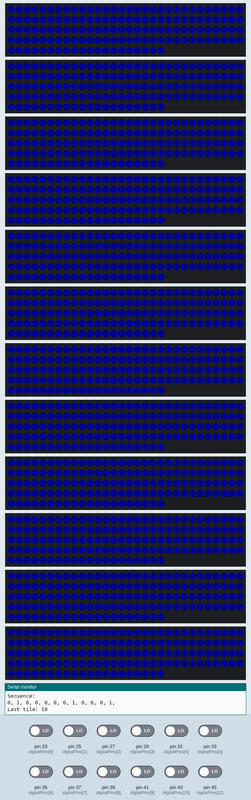
A sketch run on a simulated Arduino Mega 2560, built with avr-gcc and run on an emulated ATmega2560. On the bench: 12 × 140 RGB LEDs in strip order, left to right, continuing on the next row, the last lines printed to the serial monitor. The test bench sets the inputs (shaded band); at power-on: pin 23 (digitalPins[0]), pin 25 (digitalPins[1]), pin 27 (digitalPins[2]), pin 29 (digitalPins[3]), pin 31 (digitalPins[4]), pin 33 (digitalPins[5]), pin 35 (digitalPins[6]), pin 37 (digitalPins[7]), pin 39 (digitalPins[8]), pin 41 (digitalPins[9]), pin 43 (digitalPins[10]), pin 45 (digitalPins[11]) LOW. Dim RGB values are drawn brighter than linear; random numbers use the default seed unless the sketch sets one.

Above: at 0.4 s.
1.3 s: pin 23 (digitalPins[0]) driven HIGH
At 14.3 s:
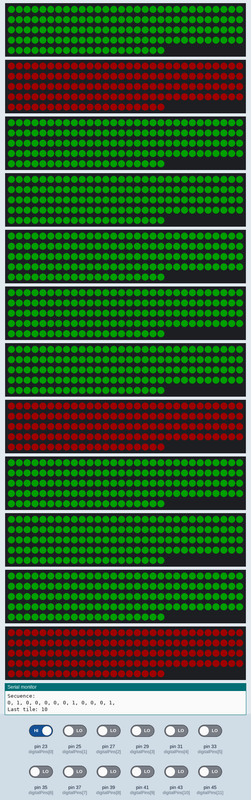
At 19.2 s:
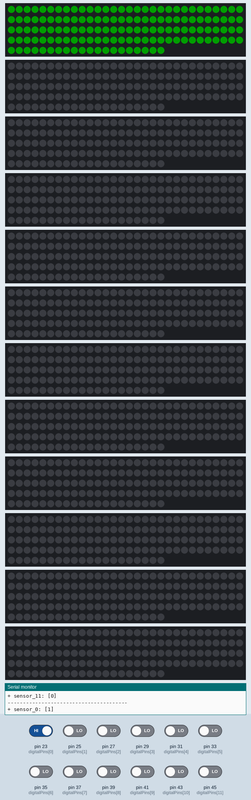
20.1 s: pin 25 (digitalPins[1]) driven HIGH
At 21.0 s:
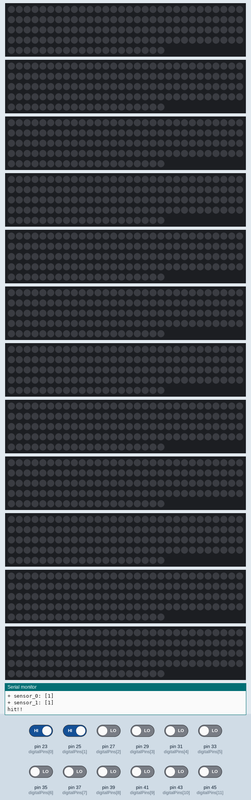
Timing chart, 0 to 23.1 s (numbered marks = the images above; inputs shaded):
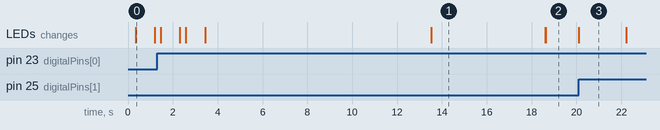

Measured:
- after the input at 20.1 s, the LEDs: change at once (image 3)
- what the display in image 0 shows lasts 0.9 s, from 0.3 s to 1.2 s
- what the display in image 1 shows lasts 5.1 s, from 13.5 s to 18.6 s
- what the display in image 3 shows lasts 2.1 s, from 20.1 s to 22.2 s

The sketch:

squid-game-floor-1-col-A-v3.ino
```cpp
#include <Adafruit_NeoPixel.h>

#define NUM_DIODS 140       // number of LEDs in the strip
#define NUM_TILES 12        // number of tiles
#define MAX_BRIGHT 30       // max brightness for the LEDs (DO NOT TOUCH)
#define STEP_ANIMATION 10   // size of the step for dimming in animations

const bool debug = false;   // activates debug mode (flags, all green, ...)

const int neighborThreshold = 1;
const int loopDelay = 5;

const int ledPins[NUM_TILES] = {2, 3, 4, 5, 6, 7, 8, 9, 10, 11, 12, 13};
const int digitalPins[NUM_TILES] = {23, 25, 27, 29, 31, 33, 35, 37, 39, 41, 43, 45};

// Create an instance of the Adafruit_NeoPixel class
Adafruit_NeoPixel strips[NUM_TILES] = {};

bool secuence[NUM_TILES] = {};
int lastTile = -1;
int lastStep = -1;

int gameState = 0;
bool enableList[NUM_TILES] = {true, true, true, true, true, true, true, true, true, true, true, true};

// Animation functions

void initAnimation()
{
    for (int counter = 0; counter < 3; counter++)
    {

            for (int value = 0; value < MAX_BRIGHT; value += STEP_ANIMATION)
            {
                for (int strip = 0; strip < NUM_TILES; strip++)
                {
                    strips[strip].fill(strips[strip].Color(0, 0, value));
                    strips[strip].show();
                }
            }

            delay(500);

            for (int invValue = MAX_BRIGHT; invValue >= 0; invValue -= STEP_ANIMATION)
            {
                for (int strip = 0; strip < NUM_TILES; strip++)
                {
                    strips[strip].fill(strips[strip].Color(0, 0, invValue));
                    strips[strip].show();
                }
            }
    }
}

void deathAnimation()
{
    for (int counter = 0; counter < 3; counter++)
    {

        for (int value = 0; value < MAX_BRIGHT; value += STEP_ANIMATION)
        {
            for (int strip = 0; strip < NUM_TILES; strip++)
            {
                /* code */
                strips[strip].fill(strips[strip].Color(value, 0, 0));
                strips[strip].show();
            }
        }
        for (int invValue = MAX_BRIGHT; invValue >= 0; invValue -= STEP_ANIMATION)
        {
            for (int strip = 0; strip < NUM_TILES; strip++)
            {
                strips[strip].fill(strips[strip].Color(invValue, 0, 0));
                strips[strip].show();
            }
        }
    }
    for (int value = 0; value < MAX_BRIGHT; value += STEP_ANIMATION)
    {
        for (int strip = 0; strip < NUM_TILES; strip++)
        {
            /* code */
            strips[strip].fill(strips[strip].Color(value, 0, 0));
            strips[strip].show();
        }
    }
}

void liveAnimation()
{
    for (int counter = 0; counter < 3; counter++)
    {

        for (int value = 0; value < MAX_BRIGHT; value += STEP_ANIMATION)
        {
            for (int strip = 0; strip < NUM_TILES; strip++)
            {
                /* code */
                strips[strip].fill(strips[strip].Color(0, value, 0));
                strips[strip].show();
            }
        }
        for (int invValue = MAX_BRIGHT; invValue >= 0; invValue -= STEP_ANIMATION)
        {
            for (int strip = 0; strip < NUM_TILES; strip++)
            {
                strips[strip].fill(strips[strip].Color(0, invValue, 0));
                strips[strip].show();
            }
        }
    }
}

void showAnimation()
{
    for (int strip = 0; strip < NUM_TILES; strip++)
    {
        if (secuence[strip])
        {
            strips[strip].fill(strips[strip].Color(MAX_BRIGHT, 0, 0));
        }
        else
        {
            strips[strip].fill(strips[strip].Color(0, MAX_BRIGHT, 0));
        }

        strips[strip].show();
    }

    delay(5000);
}

void blackoutAnimation()
{
    for (int strip = 0; strip < NUM_TILES; strip++)
    {
        strips[strip].fill(strips[strip].Color(0, 0, 0));

        strips[strip].show();
    }
}

// Auxiliar functions

void generateSecuence()
{
    int trueCounter = 0;
    int falseCounter = 0;
    bool randomValue;

    for (int i = 0; i < NUM_TILES; i++)
    {
        randomValue = random(0, 2);

        if (!randomValue)
        {
            if (falseCounter < neighborThreshold + 1)
            {
                secuence[i] = false;
                falseCounter += 1;
                trueCounter = 0;
            }
            else
            {
                if (trueCounter < neighborThreshold)
                {
                    secuence[i] = false;
                    trueCounter = 0;
                    falseCounter += 1;
                }
                else
                {
                    secuence[i] = true;
                    trueCounter += 1;
                    falseCounter = 0;
                }
            }
        }
        else
        {
            if (trueCounter < neighborThreshold)
            {
                secuence[i] = true;
                trueCounter += 1;
                falseCounter = 0;
            }
            else
            {
                secuence[i] = false;
                falseCounter += 1;
                trueCounter = 0;
            }
        }
    }

    // Aditional secuence conditions

    //

    for (int j = NUM_TILES - 1; j >= 0; j--)
    {
        if (!secuence[j])
        {
            lastTile = j;
            break;
        }
    }
}

void gameOver()
{
    deathAnimation();

    delay(2000);

    gameState = -2;
}

// Setup functions

void setup()
{
    Serial.begin(115200);

    // Seed the random number generator with a unique value (using an analog input pin)
    randomSeed(analogRead(0));

    for (int strip = 0; strip < NUM_TILES; strip++)
    {
        strips[strip] = Adafruit_NeoPixel(NUM_DIODS, ledPins[strip], NEO_GRB + NEO_KHZ800);
        // Initialize the LED strip
        strips[strip].begin();
        // Turn off all LEDs
        strips[strip].show();

        pinMode(digitalPins[strip], INPUT);
    }
}

void initialization()
{
    Serial.println(":[ Initialization ]:");
    lastStep = 0;
    lastTile = 0;

    generateSecuence();

    Serial.println("Secuence:");
    for (int i = 0; i < NUM_TILES; i++)
    {
        enableList[i] = true;
        Serial.print(String(secuence[i]) + ", ");
    }
    Serial.println("");
    Serial.println("Last tile: " + String(lastTile));

    initAnimation();

    if (debug)
    {
        for (int t = 0; t < NUM_TILES; t++)
        {
            secuence[t] = false;
        }
        lastTile = 11;
    }

    delay(10000);

    showAnimation();

    blackoutAnimation();

    // Activate game
    gameState = 1;

}

void mainLoop()
{
    int inputSignal = 0;

    for (int sensor = lastStep; sensor < NUM_TILES; sensor++)
    {
        inputSignal = digitalRead(digitalPins[sensor]);
        Serial.println("+ sensor_" + String(sensor) + ": [" + String(inputSignal) + "]");

        // if (sensor == 10) // test one tile only
        if (enableList[sensor] && (inputSignal == HIGH))
        {
            Serial.println("hit!!");
            enableList[sensor] = false;
            lastStep = sensor;

            if (secuence[sensor]) // Stepped on death
            {
                gameOver();
            }
            else
            {
                // Fill with green
                for (int fillId = 0; fillId <= sensor; fillId++)
                {
                    strips[fillId].fill(strips[fillId].Color(0, MAX_BRIGHT, 0));
                    strips[fillId].show();
                }
                // Victory
                if (sensor == lastTile)
                {

                    liveAnimation();

                    if (debug)
                        gameState = 0;
                    else
                        gameState = -2;
                }
            }

            break;
        }
    }
    Serial.println("---------------------------------------");
}

void loop()
{

    if (gameState == 0) // initialization
    {
        initialization();
    }
    else if (gameState == 1) // activate
    {
        mainLoop();
    }
    else if (gameState == 2) // game over
    {
        gameState = 0;
    }
    else if (gameState == -1) // debug
    {
        initAnimation();
    }

    delay(loopDelay);
}
```
